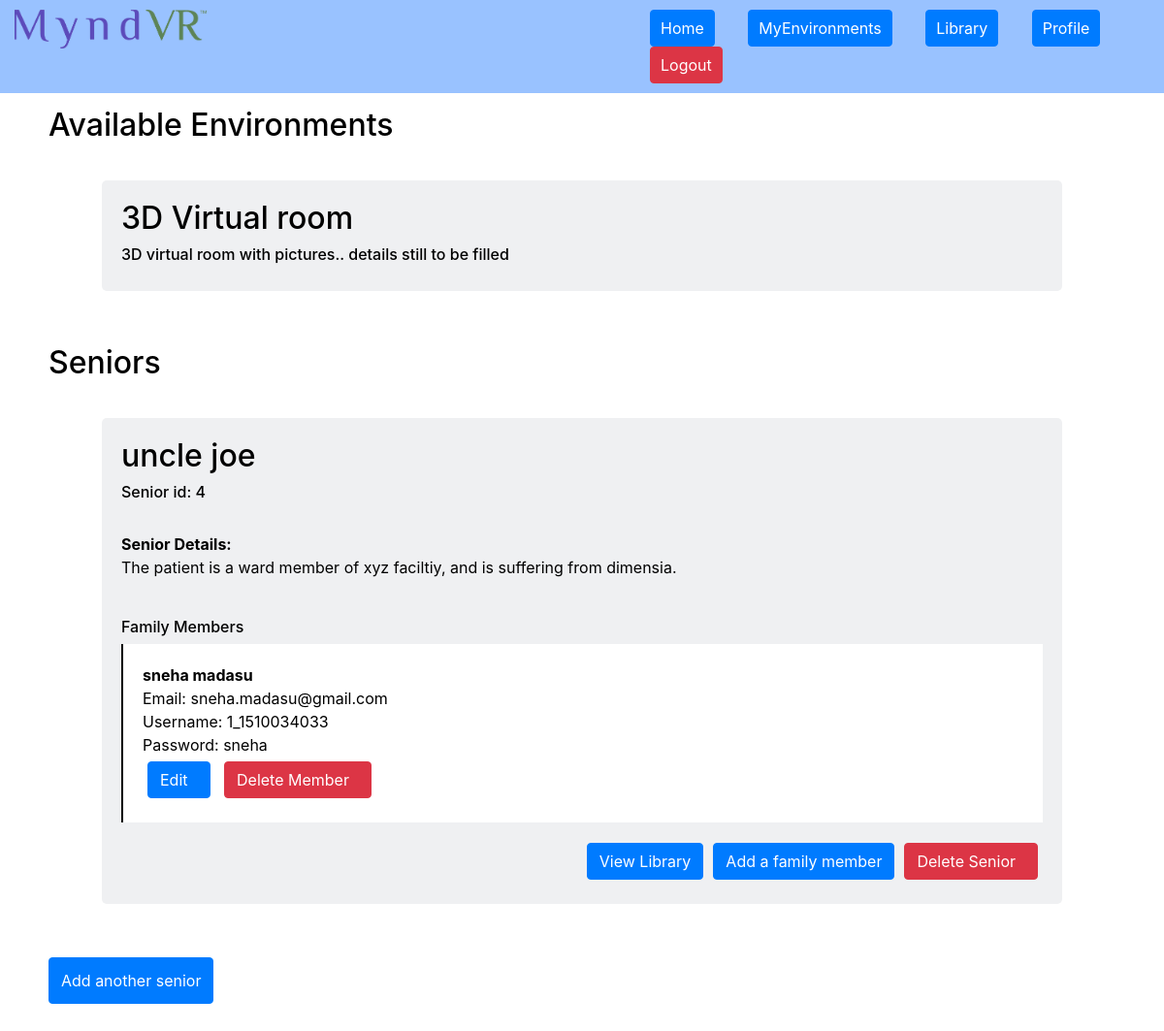
/index.php?pagetype=profile (signed in), run on the app's committed database.
### tables this page shows
CREATE TABLE `environments` (
  `env_id` int(11) NOT NULL,
  `env_name` varchar(100) NOT NULL,
  `details` varchar(1000) NOT NULL,
  `tablename` varchar(200) NOT NULL,
  `timestamp` varchar(100) NOT NULL
);

CREATE TABLE `seniors` (
  `s_id` int(11) NOT NULL,
  `user_id` int(6) NOT NULL,
  `profile` int(3) NOT NULL,
  `fullname` varchar(200) NOT NULL,
  `details` varchar(500) NOT NULL,
  `timestamp` varchar(100) NOT NULL,
  `flag` int(1) NOT NULL
);

CREATE TABLE `userdetails` (
  `user_id` int(4) NOT NULL,
  `username` varchar(100) NOT NULL,
  `firstname` varchar(150) NOT NULL,
  `lastname` varchar(150) NOT NULL,
  `email` varchar(200) NOT NULL,
  `createdon` varchar(100) NOT NULL
);

CREATE TABLE `userlogin` (
  `user_id` int(4) NOT NULL,
  `username` varchar(150) NOT NULL,
  `password` varchar(150) NOT NULL,
  `usertype` int(2) NOT NULL,
  `token` varchar(200) DEFAULT '0',
  `lastlogin` varchar(100) NOT NULL DEFAULT '0',
  `flag` int(2) NOT NULL
);

### userauth.php (called while the page is built, shortened)
<?php
if(isset($_SESSION['username']))
{
$user_id = $_SESSION['user_id'];
}
else
{
	header('Location: index.php?pagetype=login');
}
	?>

### profile.php (the view, shortened to what this page needs)
<?php
include "userauth.php";
?>
<div class="below">
<div class="row profile">
<?php
echo '<h2>Available Environments</h2>';
	$query = "SELECT * FROM environments";
	$results = mysqli_query($con, $query);
	while($row = mysqli_fetch_array($results))
	{
		echo '<div class="post">';
		echo '<h2>'.$row["env_name"].'</h2> <h6> '.$row["details"].'</h6>';
		echo '</div>';
	}
?>
<?php
$count = 0;
echo '<h2>Seniors</h2>';
	$query = "SELECT * FROM seniors WHERE user_id='$user_id' and flag=1";
	$results = mysqli_query($con, $query);
	while($row = mysqli_fetch_array($results))
	{
		$seniorname = $row['fullname'];
		$details = $row['details'];
		$senior_id = $row['s_id'];
		echo '<div class="post"><div class="row">';
		echo '<h2>'.$seniorname.'</h2></div><h6>Senior id: '.$senior_id.'</h6><br>';
		echo '<p><strong>Senior Details:</strong><br>'.$details.'</p><br>';
		echo '<h6>Family Members</h6>';
		$subquery = "SELECT * from userdetails where user_id in (SELECT familymember_id FROM familymembers WHERE s_id=".$senior_id." and flag=1)";
		$subresults = mysqli_query($con, $subquery);
		while($subrow = mysqli_fetch_array($subresults))
			{
				$familymember_id = $subrow['user_id'];
				$fam_firstname = $subrow['firstname'];
				$fam_lastname = $subrow['lastname'];
				$fam_email = $subrow['email'];
				$fam_username = $subrow['username'];
				$subquery2 = "SELECT password from userlogin where username ='$fam_username'";
				$subresults2 = mysqli_query($con, $subquery2);
				while($subrow2 = mysqli_fetch_array($subresults2))
					{
						$fam_password = $subrow2['password'];
					}
				echo '<ul class="fammem"><li><strong>'.$fam_firstname.' '.$fam_lastname.'</strong></li>	';
				echo '<li>Email: '.$fam_email.'</li>';
				echo '<li>Username: '.$fam_username.'</li>';
				echo '<li>Password: '.$fam_password.'</li>';
				echo '<li><span class="btn btn-primary" data-toggle="modal" data-target="#editfamilymember" >Edit<i class="fa fa-pencil" aria-hidden="true"></i></span>
						<span class="btn btn-danger delfammembtn" data-sname="'.$seniorname.'" data-sid = "'.$senior_id.'" data-famname="'.$fam_firstname.' '.$fam_lastname.'" data-famid = "'.$familymember_id.'" data-toggle="modal"
						data-target="#delfammem">Delete Member<i class="fa fa-trash" aria-hidden="true"></i></span></li></ul>';
			}
		echo '<div class="row actbtns"><a href="index.php?pagetype=library&s_id='.$senior_id.'"><button class="btn btn-primary">View Library</button></a><button class="btn btn-primary addfambtn" data-toggle="modal" data-s_id="'.$senior_id.'" data-target="#addfamilymember">Add a family member</button>';
		echo '<div class="delbtn">
		<div class="btn btn-danger delseniorbtn" data-sid = "'.$senior_id.'" data-sname="'.$seniorname.'" data-toggle="modal" data-target="#delsenior" >
		Delete Senior <i class="fa fa-trash" aria-hidden="true"></i></div>
		</div></div>';
		echo '</div>';
		$count = $count + 1;
	}
	if($count==0)
	{
		echo '<div class="post">';
		echo 'You don\'t have any seniors listed yet.<br><br><button class="btn btn-primary" data-toggle="modal" data-target="#addsenior">Add a senior now</button>';
		echo '</div>';
	}
	else
	{
		echo '<br><br><button class="btn btn-primary" data-toggle="modal" data-target="#addsenior">Add another senior</button>';
	}
?>
</div>
</div>

### css/theme.css (style rules this page uses)
body { width:100%; color:black; background-color:#ffffff; overflow-x:hidden; cursor:default; }
li { list-style:none; }
.row { margin-left:0px; margin-right:0px; }
a:hover,a { text-decoration:none; }
.below { padding-top:60px; width:100%; height:auto; overflow:hidden; padding-left:0px; padding-right:0px; }
.profile { padding:50px; }
.delbtn { float:right; }
.post { background: #eff0f2; border-radius:5px; padding:20px; margin:5%; margin-top:30px; display:block; width:100%; }
.post .btn { margin:5px; }
.actbtns { float:right; }
.fammem { border-left:2px solid black; padding:20px; background-color:white; }

### data on the page
environments: env_name "3D Virtual room", details "3D virtual room with pictures.. details still to be filled"
seniors: fullname "uncle joe", s_id "4", details "The patient is a ward member of xyz faciltiy, and is suffering from dimensia."
userdetails: firstname "sneha", lastname "madasu", email "sneha.madasu@gmail.com", username "1_1510034033", userlogin.password "sneha"
